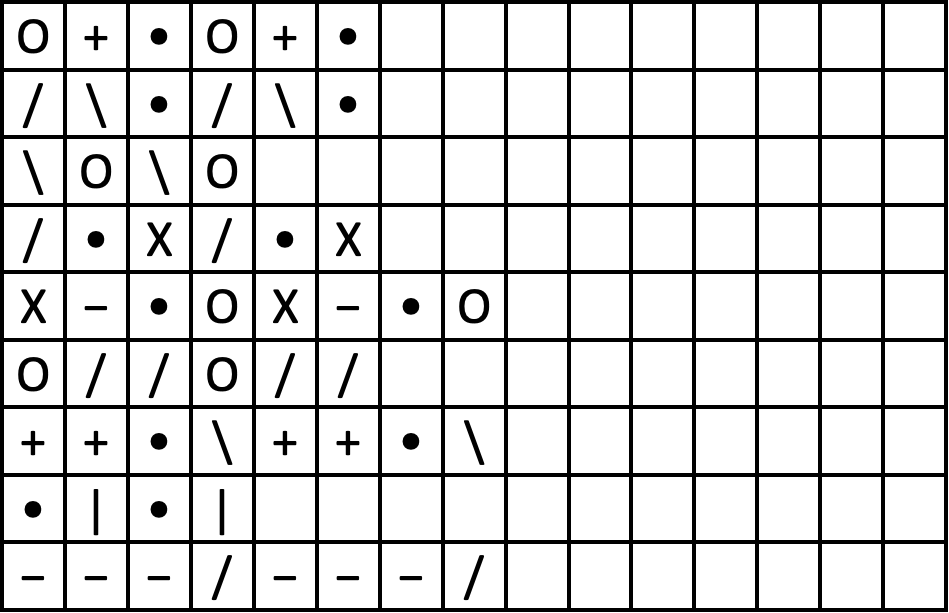
#> input picture COMS 575 – Computational Perception & Computer Vision/hw2/HW2/hw2_files/p1_output.png, 949 x 613 px, found by its file name
$ python p5.py   (older library calls are emulated)
#> lines starting #> are read from the running program, lines starting #| are printed output that depends on the picture; after the words box and inside, x2 and y2 are one past the last pixel; in counts of white or black regions, pixels touching at a corner belong together
import os
import cv2
import numpy as np
import random


# Part 5

def color_change(modify_image, search_image, corner, rect, color):
    gray = cv2.cvtColor(search_image, cv2.COLOR_BGR2GRAY)
    binary = cv2.threshold(gray, 100, 255, cv2.THRESH_BINARY)[1]
    x, y, width, height = rect

    for row in range(x, x + width):
        for col in range(y, y + height):
            if binary[col][row] > 100:
                modify_image[col + corner[0] - 1][row + corner[1] - 1] = color


image = cv2.imread('/Users/ibnefarabishihab/Desktop/Course materials /COMS 575/HW2/hw2_files/p1_output.png')
#> image is the input picture: shape (613, 949, 3); min 0, max 255, mean 216.4
cv2.imshow("Image", image)

gray = cv2.cvtColor(image, cv2.COLOR_BGR2GRAY)
binary = cv2.threshold(gray, 235, 255, cv2.THRESH_BINARY_INV)[1]
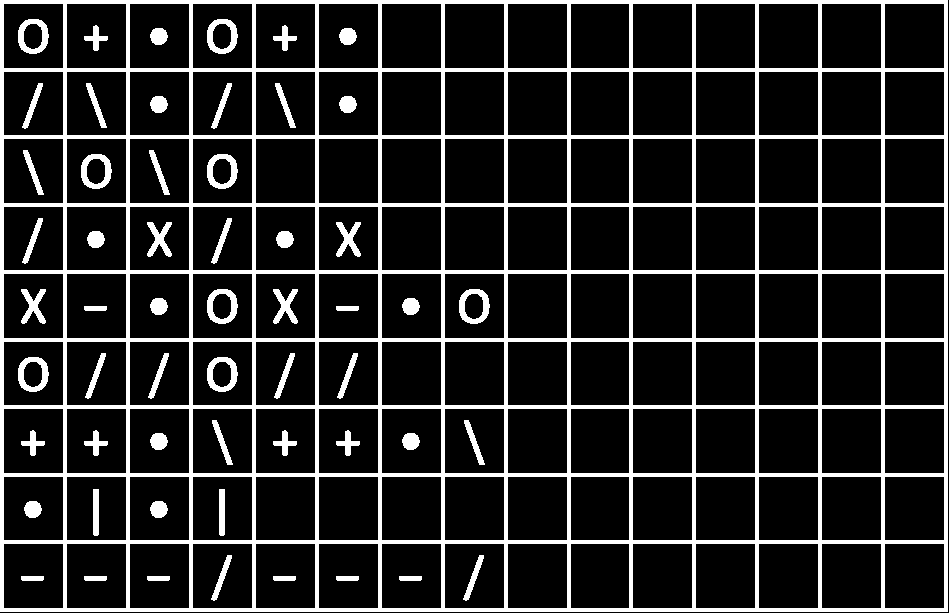
#> binary: shape (613, 949); 15.5% white; 57 white regions, largest, box (x1, y1, x2, y2) and area: (0, 0, 948, 612) 74528, (18, 19, 49, 54) 518, (207, 19, 238, 54) 518

se_v = cv2.getStructuringElement(cv2.MORPH_RECT, (1, 50))
e1 = cv2.erode(binary, se_v)
#> e1: shape (613, 949); 6.5% white; 16 white regions, largest, box (x1, y1, x2, y2) and area: (0, 0, 4, 588) 2352, (63, 0, 67, 588) 2352, (126, 0, 130, 588) 2352
vert = cv2.dilate(e1, se_v)
#> vert: shape (613, 949); 6.7% white; 16 white regions, largest, box (x1, y1, x2, y2) and area: (0, 0, 4, 613) 2452, (63, 0, 67, 613) 2452, (126, 0, 130, 613) 2452

se_h = cv2.getStructuringElement(cv2.MORPH_RECT, (50, 1))
e2 = cv2.erode(binary, se_h)
#> e2: shape (613, 949); 6.4% white; 10 white regions, largest, box (x1, y1, x2, y2) and area: (0, 0, 924, 4) 3696, (0, 68, 924, 72) 3696, (0, 135, 924, 139) 3696
horz = cv2.dilate(e2, se_h)
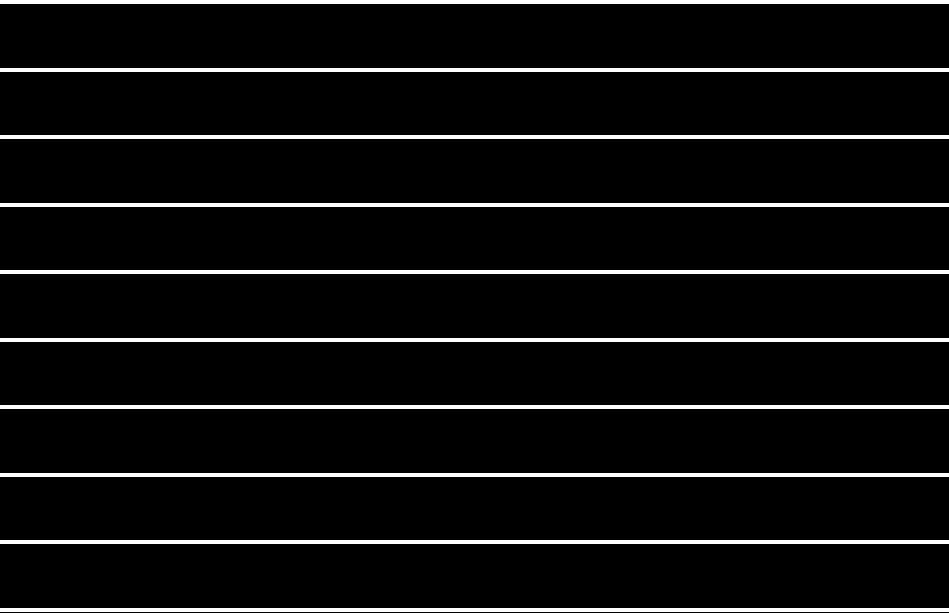
#> horz: shape (613, 949); 6.5% white; 10 white regions, largest, box (x1, y1, x2, y2) and area: (0, 0, 949, 4) 3796, (0, 68, 949, 72) 3796, (0, 135, 949, 139) 3796

grid = cv2.bitwise_or(vert, horz)
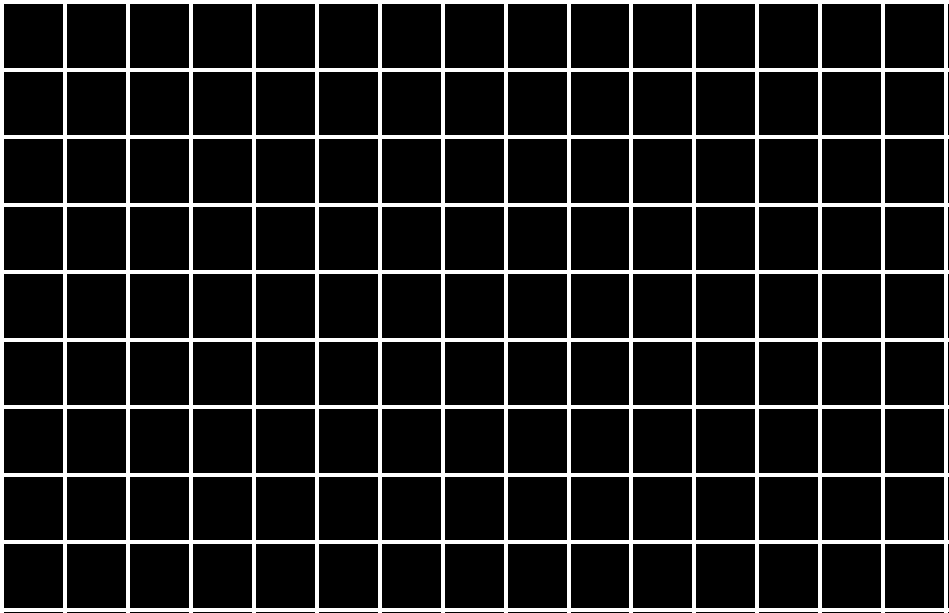
#> grid: shape (613, 949); 12.8% white; 1 white region
im2, contours, _ = cv2.findContours(grid, cv2.RETR_LIST, cv2.CHAIN_APPROX_SIMPLE)
#> contours = 136 contours; largest, box (x1, y1, x2, y2) and area: (0, 0, 949, 613) 578720, (884, 543, 945, 609) 3898, (821, 543, 882, 609) 3898, (758, 543, 819, 609) 3898, (695, 543, 756, 609) 3898

area = 0
ct = None
for c in contours:
    if cv2.contourArea(c) > area:
        area = cv2.contourArea(c)
        ct = c
#> this loop made 136 passes
#> area on passes 1, 136: 3898, 578719.5
#> after the loop, area = 578719.5; ct = contour of 101 points, box (x1, y1, x2, y2) (0, 0, 949, 613), area 578720

rect = cv2.boundingRect(ct)
#> rect = (0, 0, 949, 613)
corner = rect[1], rect[0]
#> corner = (0, 0)
all_letters = image[rect[1]:rect[1] + rect[3], rect[0]:rect[0] + rect[2]]
mask = ~grid[rect[1]:rect[1] + rect[3], rect[0]:rect[0] + rect[2]]
#> mask: shape (613, 949); 87.2% white; 1 black region, box (x1, y1, x2, y2) and area: (0, 0, 949, 613) 74632
mask = cv2.cvtColor(mask, cv2.COLOR_GRAY2BGR)

colors = [(50, 0, 200), (0, 0, 255), (50, 150, 255), (0, 255, 0), (255, 0, 0), (255, 0, 150)]
color_num = 0

dir_List=['/Users/ibnefarabishihab/Desktop/Course materials /COMS 575/HW2/hw2_files/Symbol_Cutouts/X.png','/Users/ibnefarabishihab/Desktop/Course materials /COMS 575/HW2/hw2_files/Symbol_Cutouts/O.png','/Users/ibnefarabishihab/Desktop/Course materials /COMS 575/HW2/hw2_files/Symbol_Cutouts/dot.png']
for filename in dir_List:
    # print(str(filename))
    current_letter = str(filename)
    letter_image = cv2.imread(str(filename))
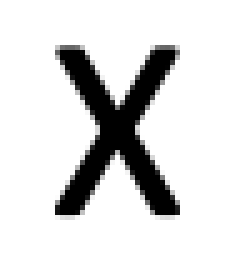
#> input picture COMS 575 – Computational Perception & Computer Vision/hw2/HW2/hw2_files/Symbol_Cutouts/X.png, 47 x 52 px, found by its file name (shown 5 times larger)
#> letter_image is the input picture: shape (52, 47, 3); min 0, max 255, mean 216.7
    gray = cv2.cvtColor(letter_image, cv2.COLOR_BGR2GRAY)
#> gray: shape (52, 47)
    letter = cv2.threshold(gray, 250, 255, cv2.THRESH_BINARY)[1]
#> letter: shape (52, 47); 81.5% white; 1 black region, box (x1, y1, x2, y2) and area: (11, 9, 36, 44) 451
    se_letter = np.array(letter, np.uint8)

    out = cv2.erode(all_letters, se_letter)
    letter = ~letter
#> letter: shape (52, 47); 18.5% white; 1 white region, box (x1, y1, x2, y2) and area: (11, 9, 36, 44) 451
    se_letter = cv2.flip(letter, -1)
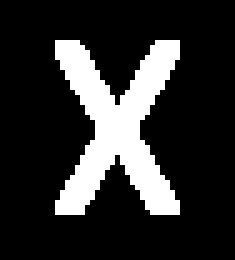
#> se_letter: shape (52, 47) (shown 5 times larger); 18.5% white; 1 white region, box (x1, y1, x2, y2) and area: (11, 8, 36, 43) 451
    out = cv2.dilate(out, se_letter)
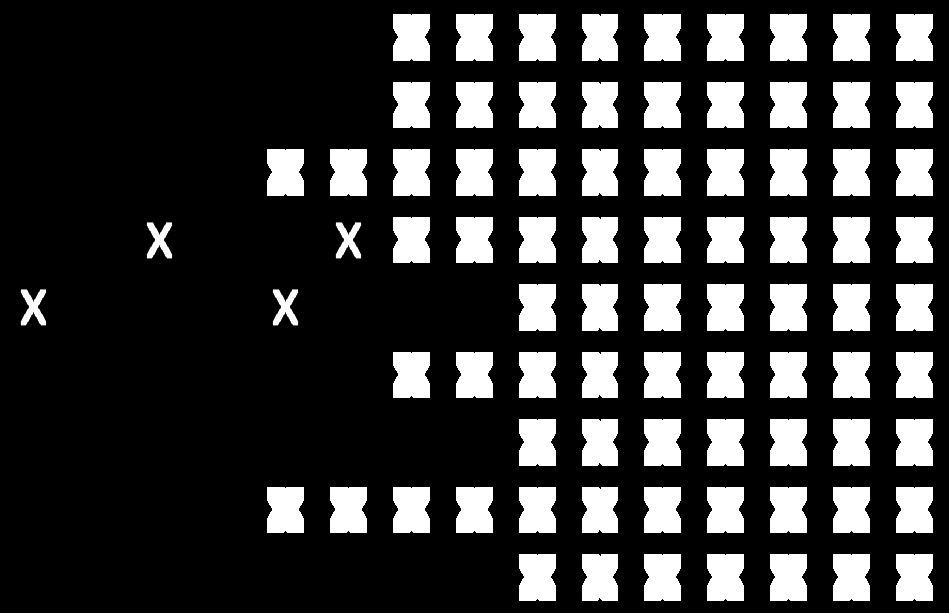
#> out: shape (613, 949, 3); min 0, max 255, mean 56.9

    img = cv2.cvtColor(out, cv2.COLOR_BGR2GRAY)
    img = cv2.threshold(img, 200, 255, cv2.THRESH_BINARY)[1]
#> img: shape (613, 949); 22.3% white; 83 white regions
    _, contours, _ = cv2.findContours(img, cv2.RETR_EXTERNAL, cv2.CHAIN_APPROX_NONE)
#> contours = 83 contours; largest, box (x1, y1, x2, y2) and area: (896, 554, 933, 601) 1565, (833, 554, 870, 601) 1565, (770, 554, 807, 601) 1565, (707, 554, 744, 601) 1565, (644, 554, 681, 601) 1565
    img = cv2.cvtColor(img, cv2.COLOR_GRAY2BGR)
#> img: shape (613, 949, 3); 22.3% white; 83 white regions, largest, box (x1, y1, x2, y2) and area: (393, 14, 430, 61) 1648, (456, 14, 493, 61) 1648, (519, 14, 556, 61) 1648
    for c in contours:
        x1, y1, w, h = cv2.boundingRect(c)
        color_change(image, img, corner, (x1, y1, w, h), colors[color_num])
#> this loop made 83 passes
#> (x1, y1, w, h, x in color_change, y in color_change, width in color_change, height in color_change) on passes 1 to 12: (896, 554, 37, 47, 896, 554, 37, 47), (833, 554, 37, 47, 833, 554, 37, 47), (770, 554, 37, 47, 770, 554, 37, 47), (707, 554, 37, 47, 707, 554, 37, 47), (644, 554, 37, 47, 644, 554, 37, 47), (582, 554, 36, 47, 582, 554, 36, 47), (519, 554, 37, 47, 519, 554, 37, 47), (896, 487, 37, 46, 896, 487, 37, 46), (833, 487, 37, 46, 833, 487, 37, 46), (770, 487, 37, 46, 770, 487, 37, 46), (707, 487, 37, 46, 707, 487, 37, 46), (644, 487, 37, 46, 644, 487, 37, 46)
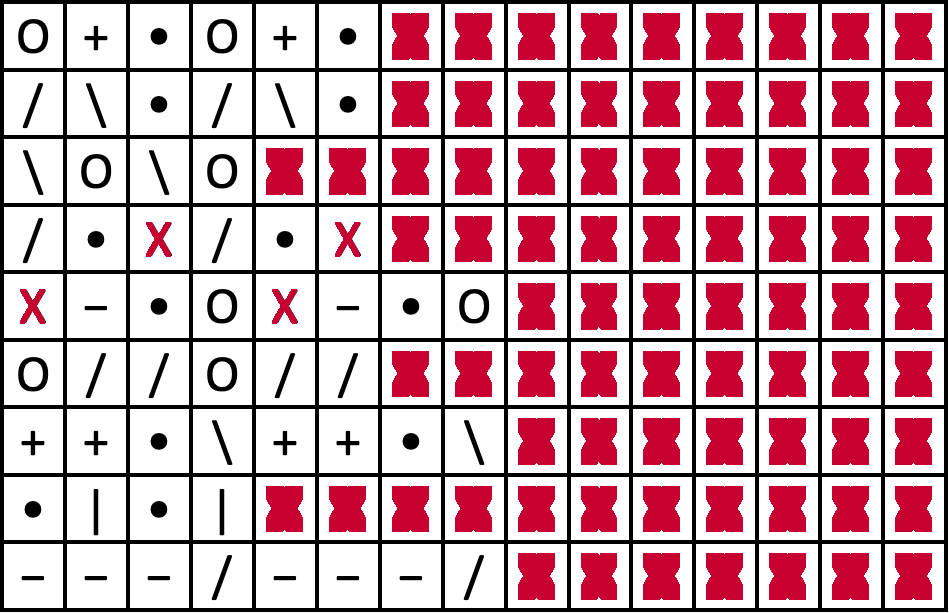
#> image: shape (613, 949, 3); mean B, G, R 171.3, 160.1, 204.7

    color_num += 1
#> pass 2 of the loop `for filename in dir_List:`:
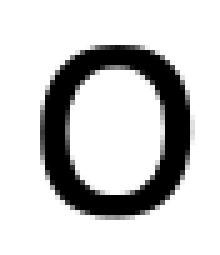
#> input picture COMS 575 – Computational Perception & Computer Vision/hw2/HW2/hw2_files/Symbol_Cutouts/O.png, 44 x 51 px, found by its file name (shown 5 times larger)
#> letter_image is the input picture: shape (51, 44, 3); min 0, max 255, mean 203.9
#> se_letter: shape (51, 44); 24.3% white; 1 white region, box (x1, y1, x2, y2) and area: (5, 7, 36, 42) 546
#> `img = cv2.threshold(img, 200, 255, cv2.THRESH_BINARY)[1]`:
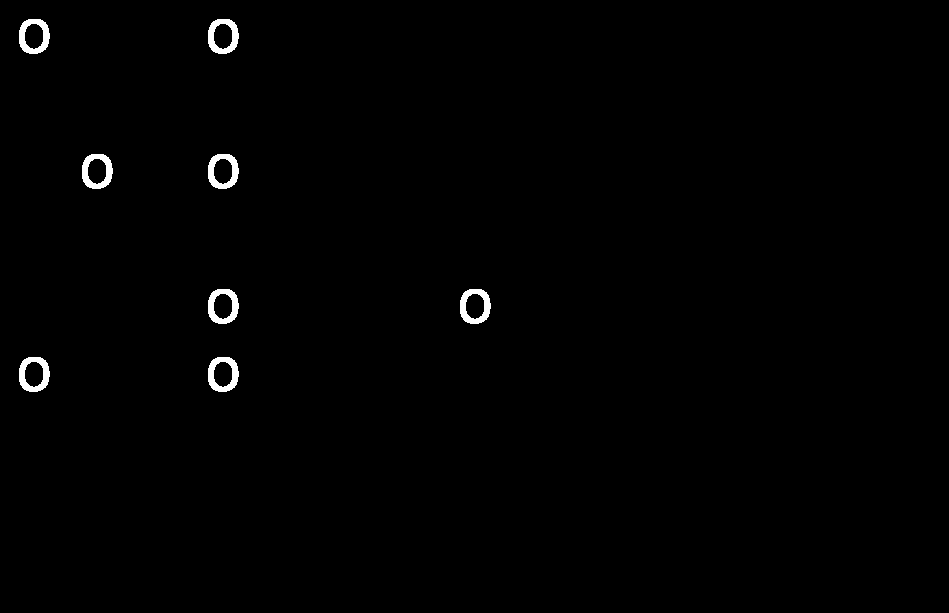
#> img: shape (613, 949); 0.75% white; 8 white regions
#> `_, contours, _ = cv2.findContours(img, cv2.RETR_EXTERNAL, cv2.CHAIN_AP..`: contours = 8 contours; box (x1, y1, x2, y2) and area: (208, 357, 239, 392) 860, (19, 357, 50, 392) 860, (460, 289, 491, 324) 860, (208, 289, 239, 324) 860, (208, 154, 239, 189) 860, (82, 154, 113, 189) 860, (208, 19, 239, 54) 860, (19, 19, 50, 54) 860
#> the loop `for c in contours:` made 8 passes
#> (x1, y1) on passes 1 to 8: (208, 357), (19, 357), (460, 289), (208, 289), (208, 154), (82, 154), (208, 19), (19, 19)
#> after the loop `for c in contours:`:
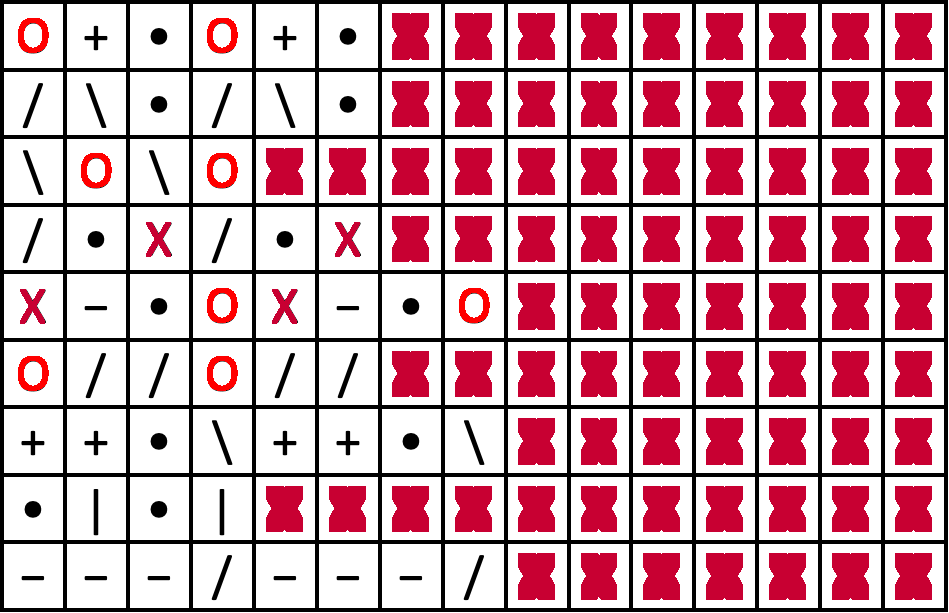
#> image: shape (613, 949, 3); 0.75% of pixels changed, all inside (x1, y1, x2, y2) = (18, 18, 490, 391)
#> pass 3 of the loop `for filename in dir_List:`:
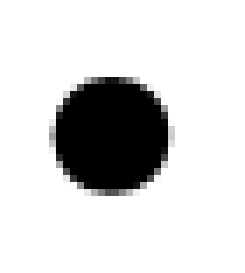
#> input picture COMS 575 – Computational Perception & Computer Vision/hw2/HW2/hw2_files/Symbol_Cutouts/dot.png, 35 x 39 px, found by its file name (shown 7 times larger)
#> letter_image is the input picture: shape (39, 35, 3); min 0, max 255, mean 214.1
#> se_letter: shape (39, 35); 18% white; 1 white region, box (x1, y1, x2, y2) and area: (10, 11, 28, 28) 246
#> `img = cv2.threshold(img, 200, 255, cv2.THRESH_BINARY)[1]`:
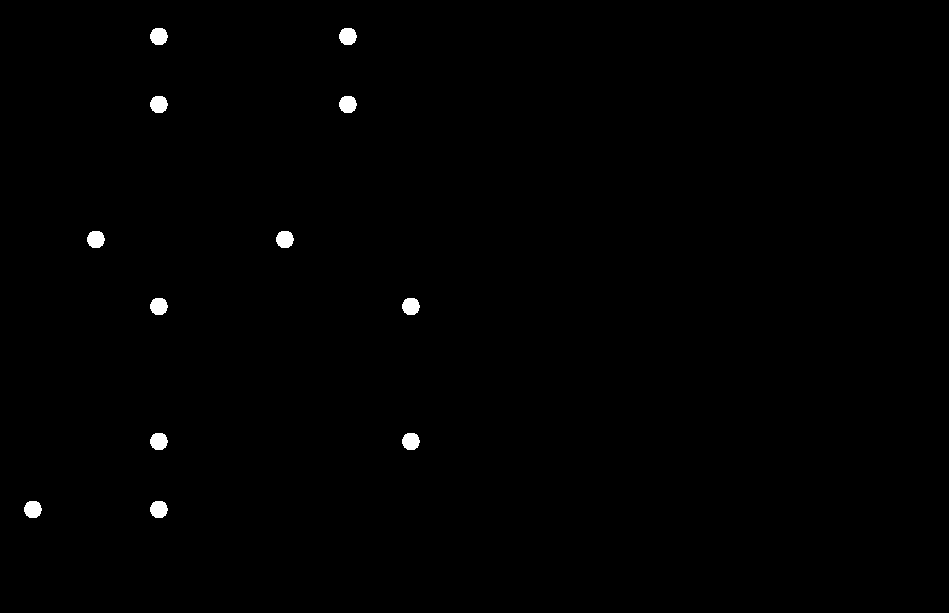
#> img: shape (613, 949); 0.51% white; 12 white regions
#> `_, contours, _ = cv2.findContours(img, cv2.RETR_EXTERNAL, cv2.CHAIN_AP..`: contours = 12 contours; largest, box (x1, y1, x2, y2) and area: (150, 501, 168, 518) 220, (24, 501, 42, 518) 220, (402, 433, 420, 450) 220, (150, 433, 168, 450) 220, (402, 298, 420, 315) 220
#> the loop `for c in contours:` made 12 passes
#> (x1, y1) on passes 1 to 8: (150, 501), (24, 501), (402, 433), (150, 433), (402, 298), (150, 298), (276, 231), (87, 231)
#> after the loop `for c in contours:`:
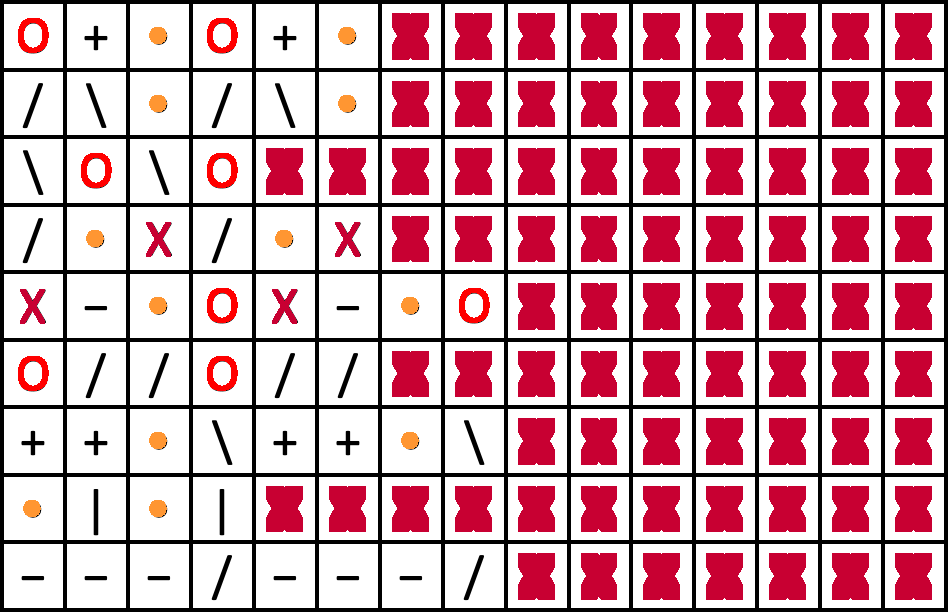
#> image: shape (613, 949, 3); 0.51% of pixels changed, all inside (x1, y1, x2, y2) = (23, 27, 419, 517)

cv2.imwrite("p5.jpg", image)
cv2.imshow("Colored Vowels", image)

cv2.waitKey(0)
cv2.destroyAllWindows()
